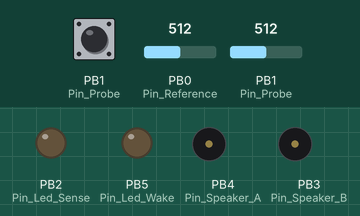
This sketch was run on a simulated ATtiny85, built with avr-gcc and run on an emulated ATtiny85. On the bench: output pins drawn as LEDs (lit = HIGH), buzzer (waves = sounding, pin HIGH). Inputs (shaded band) come from the test bench; at power-on: PB1 (Pin_Probe) = 512, PB0 (Pin_Reference) = 512, PB1 (Pin_Probe) HIGH. Pins used as bus, display or sensor lines are not drawn.

Above: at 1.2 s.
1.3 s: PB1 (Pin_Probe) set to 716
At 2.4 s:
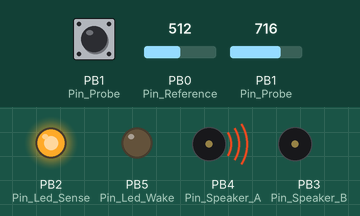
2.8 s: PB0 (Pin_Reference) set to 716
At 3.5 s:
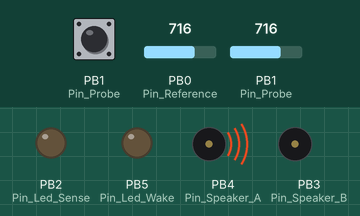
4.3 s: PB0 (Pin_Reference) set to 732
At 4.7 s:
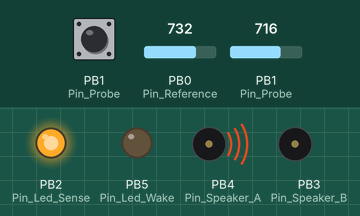
5.8 s: PB0 (Pin_Reference) set to 511
At 7.0 s:
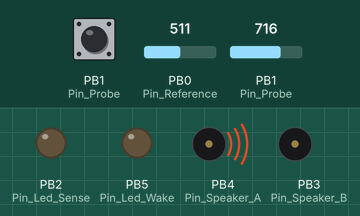
Timing chart, 0 to 8.3 s (numbered marks = the images above; inputs shaded):
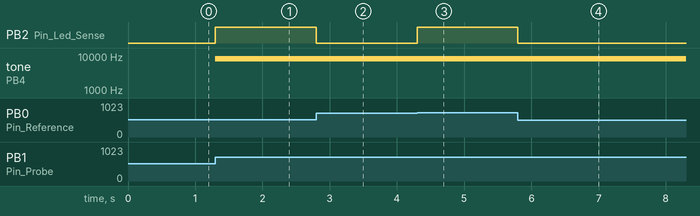

Measured:
- the behaviour switches between 716 and 717 on PB0 (Pin_Reference) (found by bisection; images 2 and 3)
- after the input at 1.3 s, PB2 (Pin_Led_Sense): LOW → HIGH at once; tone on PB4 (Pin_Speaker_A): silent → 8368 Hz at once
- after the input at 2.8 s, PB2 (Pin_Led_Sense): HIGH → LOW at once
- after the input at 4.3 s, PB2 (Pin_Led_Sense): LOW → HIGH at once
- after the input at 5.8 s, PB2 (Pin_Led_Sense): HIGH → LOW at once

The sketch:

Peepsy_Attiny85.ino
```cpp
// (licence header left out)
#include <avr/sleep.h>
#include <avr/power.h>

const int					Pin_Led_Wake		= 5;
const int					Pin_Led_Sense		= 2;
const int					Pin_Reference		= 0;		// AIN0
const int					Pin_Probe			= 1;		// AIN1
const int					Pin_Speaker_A		= 4;
const int					Pin_Speaker_B		= 3;

const unsigned long		Timeout = (unsigned long)60*1000; // One minute
volatile unsigned long	Time;

// ----------------------------------------------------------------------------------------
// Pin change interrupt service routine - resets sleep timer
ISR (PCINT0_vect) {
	Time = millis();
}

// ----------------------------------------------------------------------------------------
void Beep () {
	TCCR1 = TCCR1 | 3;											// Counter = clock/4
	digitalWrite(Pin_Led_Sense, HIGH);
}

// ----------------------------------------------------------------------------------------
void NoBeep () {
	TCCR1 = TCCR1 & ~3;											// Counter stopped
	digitalWrite(Pin_Led_Sense, LOW);
}


// ----------------------------------------------------------------------------------------
void setup () {
	pinMode(Pin_Reference,	INPUT_PULLUP);
	pinMode(Pin_Probe,		INPUT_PULLUP);
	pinMode(Pin_Led_Sense,	OUTPUT);
	pinMode(Pin_Led_Wake,	OUTPUT);
	pinMode(Pin_Speaker_A,	OUTPUT);
	pinMode(Pin_Speaker_B,	OUTPUT);

 	 // Setup beep
 	TCCR1 = 1 << CTC1 | 0 << COM1A0 | 0 << CS10;  			// CTC mode, counter stopped
	GTCCR = 1 << COM1B0;									// Toggle OC1B (PB4 and PB3 in PM Mode )
	GTCCR |= 1 << PWM1B;									// PWM Mode
	OCR1C = 238;											// Plays 1042Hz (C6)
	OCR1B = 119;											// at duty cycle 50


	//Pin-change interrupt
	PCMSK = 1 << Pin_Probe;									// Pin change interrupt on Pin_Probe
	GIMSK = GIMSK | 1 << PCIE;								// Enable pin-change interrupt

	// Power saving
	ADCSRA &= ~(1 << ADEN);									// Disable ADC to save power
	PRR = 1 << PRUSI | 1 << PRADC;							// Turn off unused clocks
	set_sleep_mode(SLEEP_MODE_PWR_DOWN);

	// Start running
	//digitalWrite(Pin_Led_Wake, HIGH);
	Time = millis();
}

// ----------------------------------------------------------------------------------------
void loop() {
	bool Sense = ACSR>>ACO & 1;
	if (Sense) Beep(); else NoBeep();

	// Go to sleep?
	if (millis() - Time > Timeout) {
		digitalWrite(Pin_Led_Sense, LOW);
		digitalWrite(Pin_Led_Wake, 	LOW);
		pinMode(Pin_Reference, 		INPUT);								// Turn off pullup to save power
		sleep_enable();
		sleep_cpu();
		// Carry on here when we wake up
		pinMode(Pin_Reference, INPUT_PULLUP);
		digitalWrite(Pin_Led_Wake, 	HIGH);
	}
}
```
